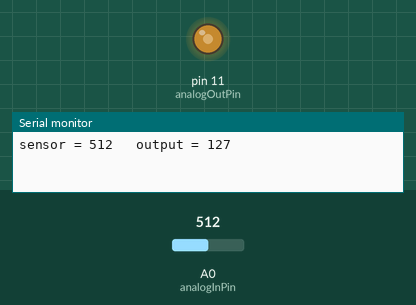
Recording of a sketch running on a simulated Arduino Uno, built with avr-gcc and run on an emulated ATmega328P. On the bench: output pins drawn as LEDs (lit = HIGH), the last lines printed to the serial monitor. Inputs (shaded band) come from the test bench; at power-on: A0 (analogInPin) = 512.

Above: at 1.2 s.
1.3 s: A0 (analogInPin) set to 716
At 2.5 s:
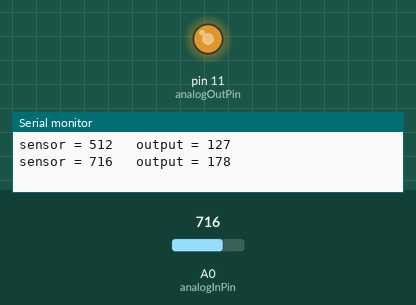
2.8 s: A0 (analogInPin) set to 900
At 3.9 s:
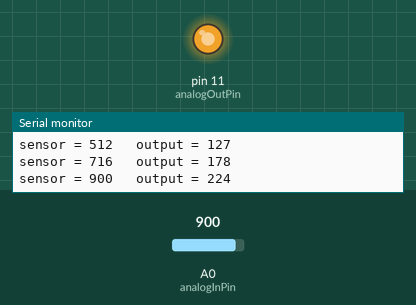
4.3 s: A0 (analogInPin) set to 122
At 5.0 s:
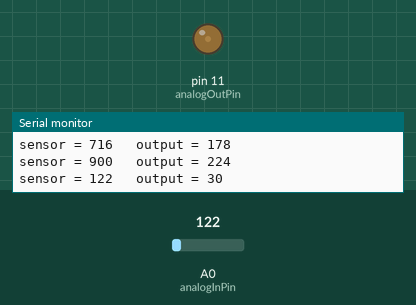
5.8 s: A0 (analogInPin) set to 0
At 6.2 s:
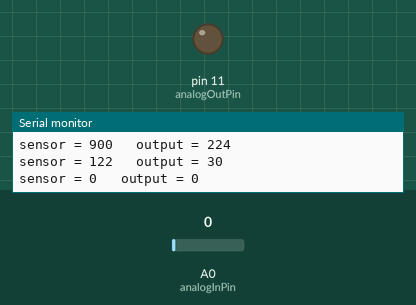
7.3 s: A0 (analogInPin) set to 511
At 8.5 s:
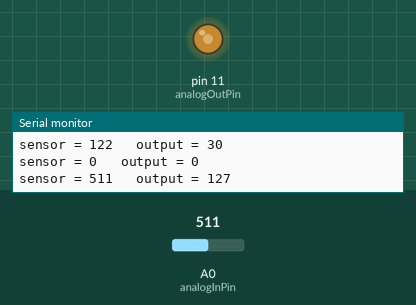
Timing chart, 0 to 9.8 s (numbered marks = the images above; inputs shaded):
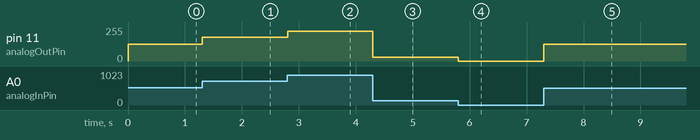

The sketch:

Practica13.ino
```cpp
const int analogInPin = A0;
const int analogOutPin = 11;

int sensorValue = 0;
int outputValue = 0;
int antSensorValue=0;
void setup() {
  // put your setup code here, to run once:
    Serial.begin(9600);
}

void loop() {
  // put your main code here, to run repeatedly:
    sensorValue = analogRead(analogInPin);
  if(antSensorValue!=sensorValue){
      antSensorValue=sensorValue;
      outputValue = map(sensorValue, 0, 1023, 0, 255);

      analogWrite(analogOutPin, outputValue);

      Serial.print("sensor = " );
      Serial.print(sensorValue);

      Serial.print("\t output = ");
      Serial.println(outputValue);
  }


    delay(2);
}
```

Measured:
- after the input at 1.3 s, pin 11 (analogOutPin): 127/255 → 178/255 at once
- after the input at 2.8 s, pin 11 (analogOutPin): 178/255 → 224/255 at once
- after the input at 4.3 s, pin 11 (analogOutPin): 224/255 → 30/255 at once
- after the input at 5.8 s, pin 11 (analogOutPin): 30/255 → 0/255 at once
- after the input at 7.3 s, pin 11 (analogOutPin): 0/255 → 127/255 at once
